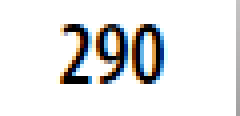
#> input picture originalpic/img1/7.png, 60 x 29 px, found by its file name (shown 4 times larger)
$ python test.py
#> lines starting #> are read from the running program, lines starting #| are printed output that depends on the picture; after the words box and inside, x2 and y2 are one past the last pixel; in counts of white or black regions, pixels touching at a corner belong together
import os
import sys
import time
import numpy as np
from PIL import Image

# 数字区域在电脑屏幕上的坐标
location_HR = {'left_top_x': 1645, 'left_top_y': 206, 'right_buttom_x': 1720, 'right_buttom_y': 244}
loc_VO2 = {'left_top_x': 0, 'left_top_y': 0, 'right_buttom_x': 111, 'right_buttom_y': 144}
loc_VCO2 = {'left_top_x': 1645, 'left_top_y': 430, 'right_buttom_x': 1720, 'right_buttom_y': 462}

# 二值化阈值，自定义阈值为150, 小于150的是白色0 大于的是黑色1
threshold = 150
# 二值化对照表
bin_table = []
for i in range(256):
    if i < threshold:
        bin_table.append(0)
    else:
        bin_table.append(1)

def get_screenshot():
    from PIL import ImageGrab
    image_vo2 = ImageGrab.grab([loc_VO2['left_top_x'], loc_VO2['left_top_y'], loc_VO2['right_buttom_x'], loc_VO2['right_buttom_y']])
    image_vco2 = ImageGrab.grab([loc_VCO2['left_top_x'], loc_VCO2['left_top_y'], loc_VCO2['right_buttom_x'], loc_VCO2['right_buttom_y']])
    return image_vo2,image_vco2

if __name__ == '__main__':
     from PIL import ImageGrab
     im=Image.open("E:\\HANH\\PyCosmed\\v3.0\\img1\\7.png")
#> im is the input picture: PIL image 60x29 RGB; mean R, G, B 228.8, 228.8, 228.7
     im = im.convert('L')
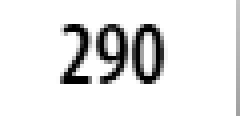
#> im: PIL image 60x29 L (shown 4 times larger); min 0, max 255, mean 228.8
     bin_img = im.point(bin_table, '1')
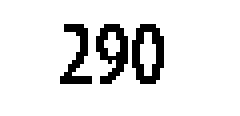
#> bin_img: PIL image 60x29 1 (shown 4 times larger); 89.3% white; black in thin lines or dots, all inside (x1, y1, x2, y2) = (15, 6, 41, 21)
     print(bin_img.size)
#| (60, 29)

     bin_img1=np.array(bin_img)
     print('bin_img1', bin_img1)
#> (printed output is left out)

     px = list(np.sum(np.array(bin_img) == 0, axis=0)) #列
#> px = 60 values, max 13 at index 34, min 0 at index 0, mean 3.1
     py = list(np.sum(np.array(bin_img) == 0, axis=1)) #行
#> py = 29 values, max 18 at index 7, min 0 at index 0, mean 6.41
     print('px',px)
#| px [0, 0, 0, 0, 0, 0, 0, 0, 0, 0, 0, 0, 0, 0, 0, 2, 5, 7, 7, 9, 12, 9, 2, 0, 4, 10, 9, 7, 6, 10, 11, 7, 0, 7, 13, 10, 4, 4, 10, 13, 8, 0, 0, 0, 0, 0, 0, 0, 0, 0, 0, 0, 0, 0, 0, 0, 0, 0, 0, 0]
     print('py',py)
#| py [0, 0, 0, 0, 0, 0, 13, 18, 11, 13, 12, 10, 11, 12, 13, 11, 11, 9, 9, 18, 15, 0, 0, 0, 0, 0, 0, 0, 0]
     # 列表保存像素累加值大于0的列
     x0 = []
     for x in range(len(px)):
        if px[x] > 0:
            x0.append(x)
#> this loop made 60 passes
#> after the loop, x0 = [15, 16, 17, 18, 19, 20, 21, 22, 24, 25, 26, 27, 28, 29, 30, 31, 33, 34, 35, 36, 37, 38, 39, 40]
     print('x0',x0)
#| x0 [15, 16, 17, 18, 19, 20, 21, 22, 24, 25, 26, 27, 28, 29, 30, 31, 33, 34, 35, 36, 37, 38, 39, 40]

     y0 = []
     for y in range(len(py)):
        if py[y] > 1:
            y0.append(y)
#> this loop made 29 passes
#> after the loop, y0 = [6, 7, 8, 9, 10, 11, 12, 13, 14, 15, 16, 17, 18, 19, 20]
     print('y0',y0)
#| y0 [6, 7, 8, 9, 10, 11, 12, 13, 14, 15, 16, 17, 18, 19, 20]
